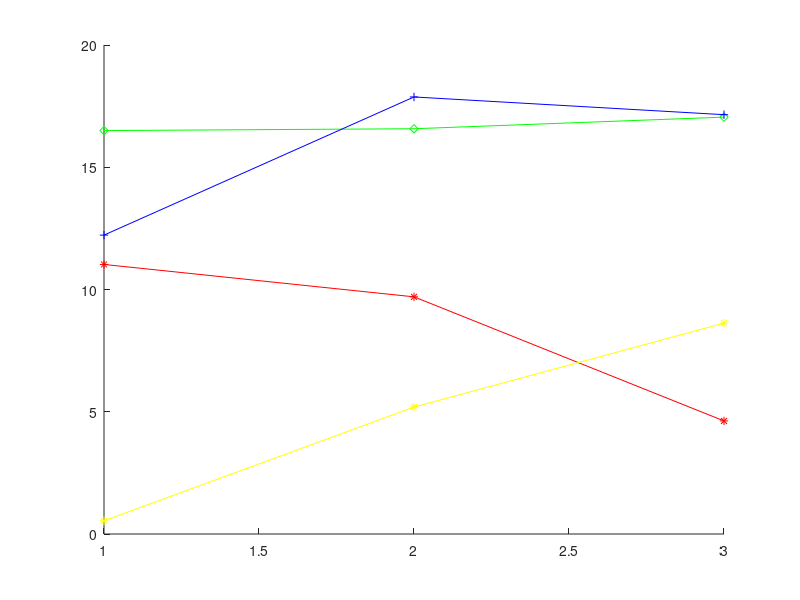
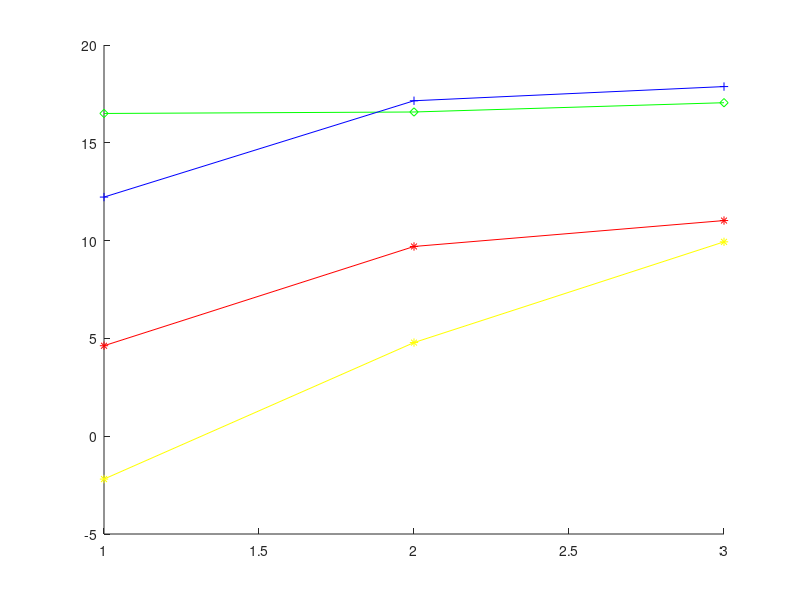

Write the MATLAB code that produced these figures, in order.
                %redLED greenLED blueLED 
threeColours=[[11.0250 16.5 12.2250];%blue
            [9.7 16.5750 17.875];%green
            [4.6250 17.05 17.15];%red
            ];

RGBmeans=mean(threeColours);



for x=1:3
    diffMatrix(:,x)=threeColours(:,x)-RGBmeans(x);
end

corelationM=(diffMatrix' * diffMatrix);

[V,D]=eig(corelationM);

eigenVec=V(:,3);

unitV=eigenVec/abs(eigenVec);

for x=1:3

    projectedM(x)=(threeColours(x,:) * eigenVec);
end

hold on;
plot(threeColours(:,1),'r*-');
plot(threeColours(:,2),'gd-');
plot(threeColours(:,3),'b+-');
plot(projectedM,'y*-');
hold off;
figure;


hold on;
plot(sort(threeColours(:,1)),'r*-');
plot(sort(threeColours(:,2)),'gd-');
plot(sort(threeColours(:,3)),'b+-');
plot((sort(projectedM)-2)*1.5,'y*-');